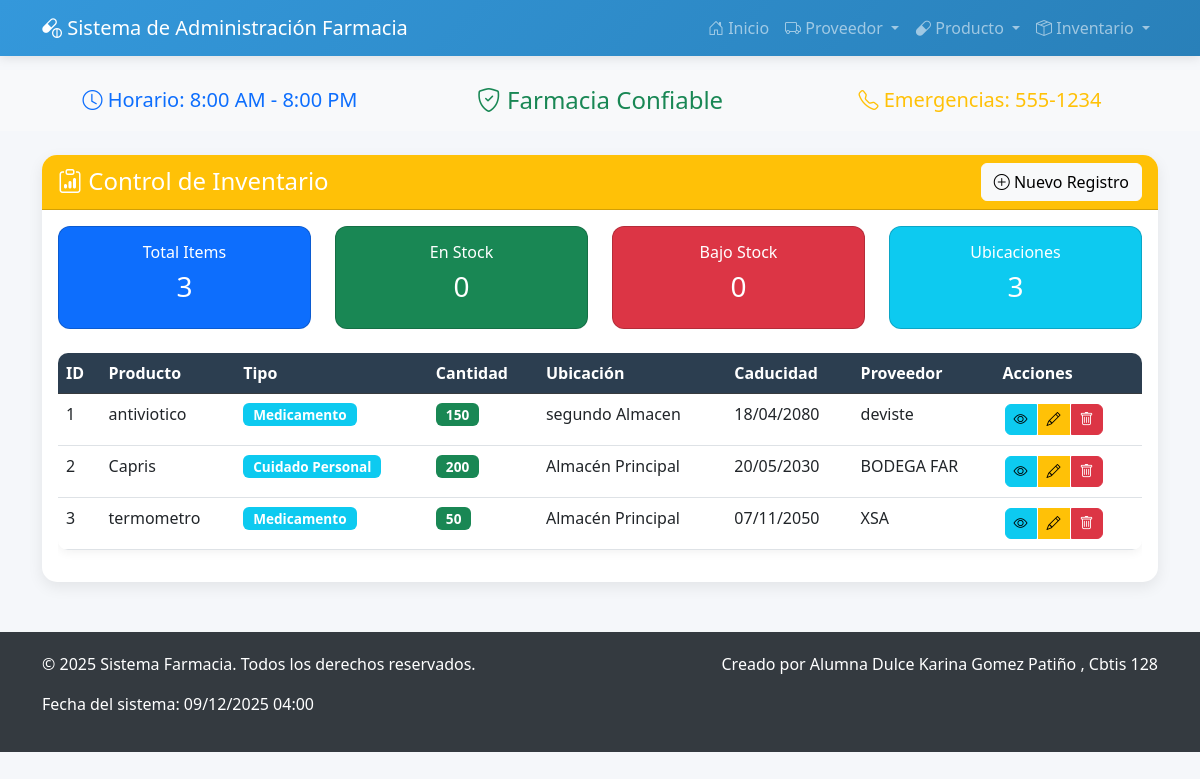
The app's page /inventario/ with its own data.
### FARMACIAAAAA/app_Farmacia/models.py (models this page shows, shortened)
class Inventario(models.Model):
    producto = models.ForeignKey(Producto, on_delete=models.CASCADE, related_name='inventarios')
    nombre = models.CharField(max_length=100)
    tipo = models.CharField(max_length=50)
    foto = models.ImageField(upload_to='productos/', blank=True, null=True)
    proveedor = models.ForeignKey(Proveedor, on_delete=models.CASCADE, related_name='inventarios')
    fecha_caducidad = models.DateField()
    contenido = models.CharField(max_length=100)
    cantidad = models.PositiveIntegerField(default=0)
    ubicacion = models.CharField(max_length=50, default="Almacén Principal")

class Proveedor(models.Model):
    nombre = models.CharField(max_length=100)
    direccion = models.TextField()
    telefono = models.CharField(max_length=15)
    email = models.EmailField()
    rfc = models.CharField(max_length=13)
    fecha_registro = models.DateField(auto_now_add=True)
    activo = models.BooleanField(default=True)

### FARMACIAAAAA/app_Farmacia/views.py (the view)
# urls.py: path('inventario/', views.ver_inventarios, name='ver_inventarios'),
def ver_inventarios(request):
    inventarios = Inventario.objects.all()
    return render(request, 'inventario/ver_inventarios.html', {'inventarios': inventarios})

### FARMACIAAAAA/app_Farmacia/templates/inventario/ver_inventarios.html (shortened to what this page needs)
{% extends 'base.html' %}
{% block content %}
<div class="card card-custom">
    <div class="card-header bg-warning text-white d-flex justify-content-between align-items-center">
        <h4 class="mb-0">
            <i class="bi bi-clipboard-data"></i> Control de Inventario
        </h4>
        <a href="{% url 'agregar_inventario' %}" class="btn btn-light">
            <i class="bi bi-plus-circle"></i> Nuevo Registro
        </a>
    </div>
    <div class="card-body">
        <div class="row mb-4">
            <div class="col-md-3">
                <div class="card bg-primary text-white">
                    <div class="card-body text-center">
                        <h6 class="card-title">Total Items</h6>
                        <h3>{{ inventarios|length }}</h3>
                    </div>
                </div>
            </div>
            <div class="col-md-3">
                <div class="card bg-success text-white">
                    <div class="card-body text-center">
                        <h6 class="card-title">En Stock</h6>
                        <h3>
                            {% with total=0 %}
                                {% for item in inventarios %}
                                    {% if item.cantidad > 0 %}
                                        {% widthratio total|add:1 1 1 as total %}
                                    {% endif %}
                                {% endfor %}
                                {{ total }}
                            {% endwith %}
                        </h3>
                    </div>
                </div>
            </div>
            <div class="col-md-3">
                <div class="card bg-danger text-white">
                    <div class="card-body text-center">
                        <h6 class="card-title">Bajo Stock</h6>
                        <h3>
                            {% with bajo=0 %}
                                {% for item in inventarios %}
                                    {% if item.cantidad < 10 %}
                                        {% widthratio bajo|add:1 1 1 as bajo %}
                                    {% endif %}
                                {% endfor %}
                                {{ bajo }}
                            {% endwith %}
                        </h3>
                    </div>
                </div>
            </div>
            <div class="col-md-3">
                <div class="card bg-info text-white">
                    <div class="card-body text-center">
                        <h6 class="card-title">Ubicaciones</h6>
                        <h3>
                            {% with ubicaciones=inventarios|slice:":5"|length %}
                                {{ ubicaciones }}
                            {% endwith %}
                        </h3>
                    </div>
                </div>
            </div>
        </div>
        <div class="table-responsive">
            <table class="table table-custom table-hover">
                <thead class="table-dark">
                    <tr>
                        <th>ID</th>
                        <th>Producto</th>
                        <th>Tipo</th>
                        <th>Cantidad</th>
                        <th>Ubicación</th>
                        <th>Caducidad</th>
                        <th>Proveedor</th>
                        <th>Acciones</th>
                    </tr>
                </thead>
                <tbody>
                    {% for inventario in inventarios %}
                    <tr>
                        <td>{{ inventario.id }}</td>
                        <td>{{ inventario.nombre }}</td>
                        <td>
                            <span class="badge bg-info">{{ inventario.tipo }}</span>
                        </td>
                        <td>
                            {% if inventario.cantidad > 20 %}
                                <span class="badge bg-success">{{ inventario.cantidad }}</span>
                            {% elif inventario.cantidad > 5 %}
                                <span class="badge bg-warning">{{ inventario.cantidad }}</span>
                            {% else %}
                                <span class="badge bg-danger">{{ inventario.cantidad }}</span>
                            {% endif %}
                        </td>
                        <td>{{ inventario.ubicacion }}</td>
                        <td>{{ inventario.fecha_caducidad|date:"d/m/Y" }}</td>
                        <td>{{ inventario.proveedor.nombre }}</td>
                        <td>
                            <div class="btn-group" role="group">
                                <a href="#" class="btn btn-sm btn-info" title="Ver Detalles">
                                    <i class="bi bi-eye"></i>
                                </a>
                                <a href="{% url 'actualizar_inventario' inventario.id %}" class="btn btn-sm btn-warning" title="Editar">
                                    <i class="bi bi-pencil"></i>
                                </a>
                                <a href="{% url 'borrar_inventario' inventario.id %}" class="btn btn-sm btn-danger" title="Eliminar">
                                    <i class="bi bi-trash"></i>
                                </a>
                            </div>
                        </td>
                    </tr>
                    {% endfor %}
                </tbody>
            </table>
        </div>
    </div>
</div>
{% endblock %}

### FARMACIAAAAA/app_Farmacia/templates/base.html (style rules this page uses)
.badge { font-size: 0.85em; padding: 5px 10px; }
.card { border-radius: 12px; overflow: hidden; }
.table th { background-color: #2c3e50; color: white; font-weight: 600; }
.btn-group .btn { border-radius: 6px; margin: 2px; }
:root { --primary-color: #3498db; --secondary-color: #2ecc71; --accent-color: #e74c3c; --light-color: #f8f9fa; --dark-color: #343a40; }
body { background-color: #f5f7fa; font-family: 'Segoe UI', Tahoma, Geneva, Verdana, sans-serif; padding-top: 70px; }
.card-custom { border: none; border-radius: 15px; box-shadow: 0 5px 15px rgba(0,0,0,0.08); transition: transform 0.3s; }
.table-custom { background: white; border-radius: 10px; overflow: hidden; box-shadow: 0 3px 10px rgba(0,0,0,0.05); }

### records on screen
Inventario: id "1", nombre "antiviotico", tipo "Medicamento", cantidad "150", ubicacion "segundo Almacen", fecha_caducidad "18/04/2080", proveedor.nombre "deviste"
Inventario: id "2", nombre "Capris", tipo "Cuidado Personal", cantidad "200", ubicacion "Almacén Principal", fecha_caducidad "20/05/2030", proveedor.nombre "BODEGA FAR"
Inventario: id "3", nombre "termometro", tipo "Medicamento", cantidad "50", ubicacion "Almacén Principal", fecha_caducidad "07/11/2050", proveedor.nombre "XSA"

### other values on screen
{{ inventarios|length }} "3"
{{ total }} "0"
{{ bajo }} "0"
{{ ubicaciones }} "3"
